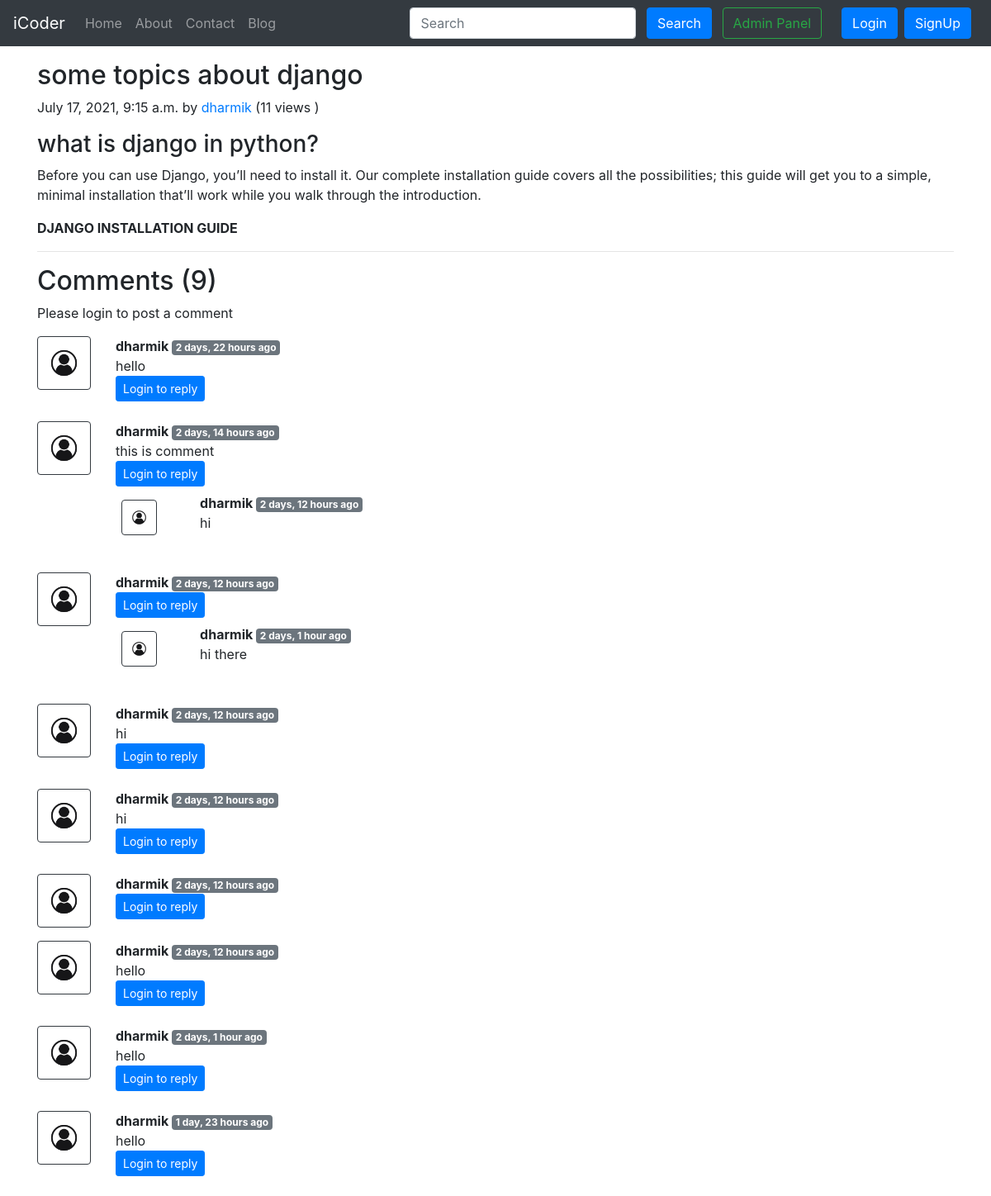
/blog/first-post, run on the app's committed database.
### blog/models.py (models this page shows, shortened)
class Post(models.Model):
    sno=models.AutoField(primary_key=True)
    title=models.CharField(max_length=255)
    content=models.TextField()
    author=models.CharField(max_length=13)
    slug =models.CharField(max_length=130)
    views = models.IntegerField(default=0)
    timeStamp=models.DateTimeField(blank=True)

class BlogComment(models.Model):
    sno= models.AutoField(primary_key=True)
    comment=models.TextField()
    user=models.ForeignKey(User, on_delete=models.CASCADE)
    post=models.ForeignKey(Post, on_delete=models.CASCADE)
    parent=models.ForeignKey('self',on_delete=models.CASCADE, null=True )
    timestamp= models.DateTimeField(default=now)

### blog/views.py (the view)
# urls.py: path('<str:slug>', views.blogPost, name="blogPost"),
def blogPost(request, slug):
    post=Post.objects.filter(slug=slug).first()
    post.views = post.views + 1
    post.save()
    comments= BlogComment.objects.filter(post=post, parent=None)
    replies= BlogComment.objects.filter(post=post).exclude(parent=None)
    replyDict={}
    for reply in replies:
        if reply.parent.sno not in replyDict.keys():
            replyDict[reply.parent.sno]=[reply]
        else:
            replyDict[reply.parent.sno].append(reply)
    context={'post':post, 'comments': comments, 'user': request.user, 'replyDict': replyDict}
    return render(request, "blog/blogPost.html", context)

### blog/templatetags/extras.py (called while the page is built)
@register.filter(name='get_val')
def get_val(dict, key):
    return dict.get(key)

### templates/blog/blogPost.html (shortened to what this page needs)
{% extends 'base.html' %}
{% block body %}
{% load humanize %}
{% load extras %}
<div class="container my-3">
    <h2 class="blog-post-title">{{post.title}}</h2>
    <p class="blog-post-meta">{{post.timeStamp}} by <a href="/about">{{post.author}}</a> (<span>{{post.views}} views </span>)</p>
     <p>{{post.content|safe}}</p>
    <hr>
</div>
<div class="container">
    <h2> Comments ({{comments.count}}) </h2>
    <div class="my-2">
        {% if user.is_authenticated %}
        <form action="/blog/postComment" method="post">
            {% csrf_token %}
            <div class="form-group">
                <label for="exampleInputEmail1">Post Comment </label>
                <input type="text" class="form-control" name="comment" placeholder="Enter comment here">
            </div>
            <input type="hidden" name="postSno" value="{{post.sno}}">
            <input type="hidden" name="parentSno" value="">
            <button type="submit" class="btn btn-primary">Submit</button>
        </form>
        {% else %}
        Please login to post a comment
        {% endif %}
    </div>
    {% for comment in comments %}
    <div class="row my-3">
        <div class="col-md-1  ">
            <img class="rounded mx-auto d-block w-100 border border-dark p-2" src="/static/img/user.png" alt="user">
        </div>
        <div class="col-md-11 ">
            <b> {{comment.user.username}} </b> <span class="badge badge-secondary ">{{comment.timestamp| naturaltime}}</span>
            <div>{{comment.comment}}</div>
            <div class="reply mx-0">
                {% if user.is_authenticated %}
                <button class="btn btn-sm btn-primary" type="button" data-toggle="collapse" data-target="#replyBox{{comment.sno}}" aria-expanded="false" aria-controls="replyBox{{comment.sno}}">
                    Reply
                </button>
                <div class="collapse" id="replyBox{{comment.sno}}">
                    <div class="card card-body my-2">
                        <form action="/blog/postComment" method="post">
                            {% csrf_token %}
                            <div class="form-group">
                                <label for="comment">Post a reply </label>
                                <input type="text" class="form-control" name="comment" placeholder="Enter comment here">
                                <input type="hidden" name="parentSno" value="{{comment.sno}}">
                            </div>
                            <input type="hidden" name="postSno" value="{{post.sno}}">
                            <button type="submit" class="btn btn-primary">Submit</button>
                        </form>
                    </div>
                </div>
                {% else %}
                <button class="btn btn-sm btn-primary" type="button" data-toggle="collapse" data-target="#replyBox{{comment.sno}}" aria-expanded="false" aria-controls="replyBox{{comment.sno}}">
                    Login to reply
                </button>
                {% endif %}
                <div class="replies my-2 ">
                    {% for reply in replyDict|get_val:comment.sno %}
                    <div class="row my-2">
                        <div class="col-md-1 ">
                            <img class="rounded mx-auto d-block w-75 my-2 border border-dark p-2" src="/static/img/user.png" alt="user">
                        </div>
                        <div class="col-md-11">
                            <div class="col-md-11 ">
                                <b> {{reply.user.username}} </b> <span class="badge badge-secondary ">{{reply.timestamp| naturaltime}}</span>
                                <div>{{reply.comment}}</div>
                            </div>
                            <br>
                        </div>
                    </div>
                    {% endfor %}
                </div>
            </div>
        </div>
    </div>
    {% endfor %}
</div>
{% endblock %}

### templates/base.html (shortened to what this page needs)
<!doctype html>
<html lang="en">
  <head>
    <link rel="stylesheet" href="https://stackpath.bootstrapcdn.com/bootstrap/4.5.2/css/bootstrap.min.css">
  </head>
  <body>
    <nav class="navbar navbar-expand-lg navbar-dark bg-dark">
        <a class="navbar-brand" href="/">iCoder</a>
        <div class="collapse navbar-collapse" id="navbarSupportedContent">
          <ul class="navbar-nav mr-auto">
            <li class="nav-item {% block homeactive %}  {% endblock homeactive %}">
              <a class="nav-link" href="/">Home <span class="sr-only">(current)</span></a>
            </li>
            <li class="nav-item {% block aboutactive %}  {% endblock aboutactive %}" >
              <a class="nav-link" href="/about">About</a>
            </li>
            <li class="nav-item {% block contactactive %}  {% endblock contactactive %} ">
              <a class="nav-link" href="/contact">Contact</a>
            </li>
            <li class="nav-item {% block blogactive %}  {% endblock blogactive %} ">
              <a class="nav-link" href="/blog">Blog</a>
            </li>
          </ul>
          <div class="ml-auto form-inline ">
          <form method="get" action="/search"class="my-2 my-lg-0 mx-3">
            <input class="form-control mr-sm-2" type="search" placeholder="Search" aria-label="Search" name="query" id="query">
            <button class="btn btn-primary my-2 my-sm-0 " type="submit">Search</button>
            <a href="/admin" role="button" target="_blank" class="btn btn-outline-success m-2 my-sm-0"> Admin Panel </a>
          </form>
{% if user.is_authenticated %}
<ul class="navbar-nav mr-2">
<li class="nav-item dropdown">
<a class="nav-link dropdown-toggle" href='#' id="navbarDropdown" role="button" data-toggle="dropdown"> Welcome {{request.user}}</a>
<div class="dropdown-menu" aria-labelledby="navbarDropdown">
          <a class="dropdown-item" href="/logout">Logout</a>
        </div>
      </li>
      </ul>
      </div>
{% else %}
<button type="button" class="btn btn-primary mr-2" data-toggle="modal" data-target="#loginModal">
Login
</button>
<button type="button" class="btn btn-primary mr-2" data-toggle="modal" data-target="#signupModal">
SignUp
</button>
{% endif %}
        </div>
      </nav>
      {% block body %}  {% endblock body %}
  </body>
</html>

### data on the page
Post: title "some topics about django", timeStamp "July 17, 2021, 9:15 a.m.", author "dharmik", views "11", content "what is django in python? Before you can use Django, you’ll need to install it. Our complete installation guide covers all the possibilities; this guide will get you to a simple, minimal installation that’ll work while you walk through the introduction. DJANGO INSTALLATION GUIDE"
BlogComment: user.username "dharmik", timestamp "2 days, 22 hours ago", comment "hello"
BlogComment: user.username "dharmik", timestamp "2 days, 14 hours ago", comment "this is comment"
BlogComment: user.username "dharmik", timestamp "2 days, 12 hours ago", comment "hi"
BlogComment: user.username "dharmik", timestamp "2 days, 12 hours ago"
BlogComment: user.username "dharmik", timestamp "2 days, 1 hour ago", comment "hi there"
BlogComment: user.username "dharmik", timestamp "2 days, 12 hours ago", comment "hi"
BlogComment: user.username "dharmik", timestamp "2 days, 12 hours ago", comment "hi"
BlogComment: user.username "dharmik", timestamp "2 days, 12 hours ago"
BlogComment: user.username "dharmik", timestamp "2 days, 12 hours ago", comment "hello"
BlogComment: user.username "dharmik", timestamp "2 days, 1 hour ago", comment "hello"
BlogComment: user.username "dharmik", timestamp "1 day, 23 hours ago", comment "hello"

### other printed values
{{ comments.count }} "9"
